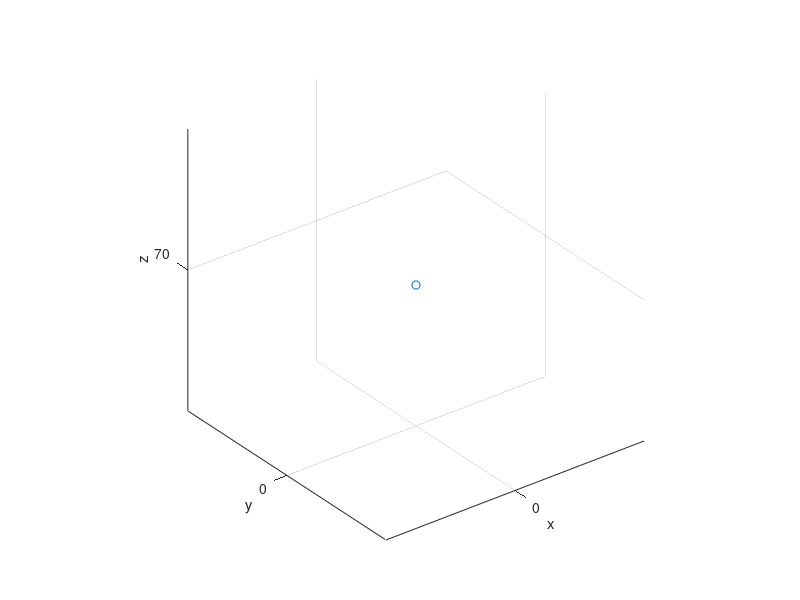

Recreate this plot in MATLAB. (Note: this script raises an error after producing the figure.)
%2023/03/27
%多光束
%规定：光线方向向量与光线传播方向一致
%长度单位均为mm
clc;format compact;clear;close all
%仪器布置
%1.光源
PVs=[0,0,70];
figure;
set(gcf,'position',[140 80 800 500]); %后两个是分辨率，再大好像没用
set(gca,'position',[0.07,0.1,0.9,0.85]); %后两个是图片占figure的比例
plot3(PVs(1),PVs(2),PVs(3),'o');
hold on;grid on;axis equal
xlabel('x');ylabel('y');zlabel('z');
%2.球面镜1(准直)
PVb1=[20,-152.4,70];R1=304.8;%球心与半径
aperture1=25.4;theta_b1M=asind(aperture1./(2.*R1));%口径与张角
%先画一个球心在原点的顶朝上球面镜
phi_b1=linspace(0,360,31);
theta_b1=linspace(0,theta_b1M,31);
zphi_b1=90;ytheta_b1=90; %姿态参数
%旋转+平移
[bx1,by1,bz1]=ball_transform(PVb1,R1,phi_b1,theta_b1,zphi_b1,ytheta_b1);
surf(bx1,by1,bz1, ...
    'FaceColor','interp','EdgeColor','none');
%3.光栅
PVg1=[40,0,70];%中心位置
lx_g1=25;ly_g1=25;%平铺时的长宽尺寸
zphi_g1=97;ytheta_g1=90; %姿态参数
d=1/600;%光栅常数,300条/mm
theta_blazed=36+52/60;%闪耀角
%旋转+平移
[px1,py1,pz1,DVg1]=plane_transform(PVg1,lx_g1,ly_g1,zphi_g1,ytheta_g1);
surf(px1,py1,pz1, ...
    'FaceColor',0.7647+zeros(1,3),'EdgeColor','none');
%4.球面镜2(会聚)
PVb2=[150,-152.4,70];R2=304.8;%球心与半径
aperture2=25.4;theta_b2M=asind(aperture2./(2.*R2));%口径与张角
%先画一个球心在原点的顶朝上球面镜
phi_b2=linspace(0,360,31);
theta_b2=linspace(0,theta_b2M,31);
zphi_b2=90;ytheta_b2=90; %姿态参数
%旋转+平移
[bx2,by2,bz2]=ball_transform(PVb2,R2,phi_b2,theta_b2,zphi_b2,ytheta_b2);
surf(bx2,by2,bz2, ...
    'FaceColor','interp','EdgeColor','none');
%5.ccd或狭缝或观察屏detector
PVd1=[110,0,70];%中心位置
lx_d1=25;ly_d1=25;%平铺时的长宽尺寸
zphi_d1=90;ytheta_d1=90; %姿态参数
%旋转+平移
[px2,py2,pz2,DVd1]=plane_transform(PVd1,lx_d1,ly_d1,zphi_d1,ytheta_d1);
surf(px2,py2,pz2, ...
    'FaceColor','interp','EdgeColor','none');
%----------------------------------------------
%光线追迹
%1.入射光线1
theta_i=1.5;%发散角
phi_i=linspace(0,360,7);%一圈上等角度间隔取点
[PHI_i,THETA_i]=meshgrid(phi_i,theta_i);
sx_i=sind(THETA_i).*cosd(PHI_i);
sy_i=sind(THETA_i).*sind(PHI_i);
sz_i=cosd(THETA_i);
DVi_set=(rotationmat(83,90)*[sx_i;sy_i;sz_i])';%旋转
%复色光颜色参数
% lambda=[400e-6 500e-6 600e-6 700e-6]';%列向量
lambda=[1250e-6]';%列向量
lambda_blazed_set=zeros(size(lambda));
for jj=1:size(DVi_set,1)
    DVi1=DVi_set(jj,:);
    %2.入射光线1与球1交点
    PVn1=lbcross(DVi1,PVs,PVb1,R1);%交点
    %判断是否在球面镜上
    flag_n1=onBallMirror(PVn1,PVb1,R1,theta_b1M,zphi_b1,ytheta_b1);
    plot3([PVs(1),PVn1(1)],[PVs(2),PVn1(2)],[PVs(3),PVn1(3)], ...
        'Color','k','LineWidth',1,'Marker','.');%入射光线1
    DVn1=balln(PVn1,PVb1);%法向量
    %3.反射光线1到入射光线2, DVr1-->DVi2,PVn1-->PVi2
    PVr1=reflect(PVs,DVn1,PVn1);%反射光线上一点
    DVi2=PVr1-PVn1;% DVr1(略)-->DVi2
    PVi2=PVn1;
    %4.入射光线2与光栅的交点
    PVn2=lmcross(DVi2,PVi2,DVg1,PVg1);
    flag_n2=onPlaneMirror(PVn2,PVg1,lx_g1,ly_g1,zphi_g1,ytheta_g1);
    plot3([PVi2(1),PVn2(1)],[PVi2(2),PVn2(2)],[PVi2(3),PVn2(3)], ...
        'Color','k','LineWidth',1,'Marker','.');%入射光线2
    %5.反射光线2到入射光线3,DVr2-->DVi3,PVn2-->PVi3
    m=-1;%干涉级次
    [PVr2,theta_i2]=grating_reflect(m,d,lambda,PVi2,DVg1,PVn2);%矩阵每行是不同波长对应的反射光线上一点坐标
    for ii=1:length(lambda)
    plot3([PVn2(1),PVr2(ii,1)],[PVn2(2),PVr2(ii,2)],[PVn2(3),PVr2(ii,3)], ...
        'Color','k','LineWidth',1,'Marker','.');%入射光线3
    end %debug
    lambda_blazed_set(jj,1)=grating_blaze(m,d,theta_blazed,theta_i2);%计算闪耀波长
    DVi3=PVr2-PVn2;% DVr2(略)-->DVi3
    PVi3=PVn2;
    %6.入射光线3与球3交点
    PVn3=zeros(size(DVi3));DVn3=PVn3;PVr3=PVn3;
    DVi4=PVn3;PVn4=PVn3;
%     for ii=1:length(lambda)
%         PVn3(ii,:)=lbcross(DVi3(ii,:),PVi3,PVb2,R2);%暂时没考虑没有交点的情况
%         flag_n3=onBallMirror(PVn3(ii,:),PVb2,R2,theta_b2M,zphi_b2,ytheta_b2);
% %         if flag_n3==0
% %             continue
% %         end
%         lightcolor=getRGB(lambda(ii)*1e6);
%         plot3([PVi3(1),PVn3(ii,1)],[PVi3(2),PVn3(ii,2)],[PVi3(3),PVn3(ii,3)], ...
%             'Color',lightcolor,'LineWidth',1,'Marker','.');%入射光线3
%         DVn3(ii,:)=balln(PVn3(ii,:),PVb2);
%         %7.反射光线3到入射光线4,DVr3-->DVi4,PVn3-->PVi4
%         PVr3(ii,:)=reflect(PVi3,DVn3(ii,:),PVn3(ii,:));
%         DVi4(ii,:)=PVr3(ii,:)-PVn3(ii,:); %DVr3(略)-->DVi4
%         PVi4=PVn3;
%         %8.入射光线4与探测器的交点
%         PVn4(ii,:)=lmcross(DVi4(ii,:),PVi4(ii,:),DVd1,PVd1);
%         flag_n4=onPlaneMirror(PVn4(ii,:),PVd1,lx_d1,ly_d1,zphi_d1,ytheta_d1);
%         if flag_n4==1
%             plot3([PVi4(ii,1),PVn4(ii,1)],[PVi4(ii,2),PVn4(ii,2)],[PVi4(ii,3),PVn4(ii,3)], ...
%                 'Color',lightcolor,'LineWidth',1,'Marker','.');%入射光线4
%         end
%     end
end
%----------------------------------------------
%函数
%1.旋转矩阵函数
function Rmat=rotationmat(zphi,ytheta)
    ythetamat=[
        cosd(ytheta),0,sind(ytheta);
        0,1,0;
        -sind(ytheta),0,cosd(ytheta);];%旋转矩阵Ry,先绕y轴转θ
    zphimat=[
        cosd(zphi),-sind(zphi),0;
        sind(zphi),cosd(zphi),0;
        0,0,1;];%旋转矩阵Rz,再绕z轴转φ
    Rmat=zphimat*ythetamat;%先把两个旋转变换乘起来
end
%2画任意位置任意朝向的平面plane_transform
%input:平面中心坐标PVm,x方向长度lx,y方向长度ly,旋转角度zph,ytheta
%返回计算出来的坐标px,py,pz,和法向量用于计算直线与此平面的交点
function [px,py,pz,DVm]=plane_transform(PVm,lx,ly,zphi,ytheta)
    %思路是先画个躺在xoy平面的矩形,然后旋转再平移,与画球面镜做法相似
    [px,py]=meshgrid(linspace(-lx./2,lx./2,5),linspace(-ly./2,ly./2,5));
    pz=zeros(size(px));%纵坐标为0
    Rmat=rotationmat(zphi,ytheta);
    object=[px(1:end);py(1:end);pz(1:end)];
    temp=Rmat*object;
    px(1:end)=temp(1,:)+PVm(1);
    py(1:end)=temp(2,:)+PVm(2);
    pz(1:end)=temp(3,:)+PVm(3);
    DVm=(Rmat*[0;0;1])';%对z轴单位向量作变换
end
%3判断交点PVn在不在平面镜上
function flag=onPlaneMirror(PVn,PVm,lx,ly,zphi,ytheta)
    %旋转矩阵是正交矩阵，它的逆就等于转置，我们把给交点平移，再左乘转置
    Rmat=rotationmat(zphi,ytheta);%旋转矩阵
    PVn_ori=(Rmat')*(PVn-PVm)';
    if abs(PVn_ori(1))<=lx/2 && abs(PVn_ori(2))<=ly/2
        flag=1;
    else
        flag=0;
    end
end
%4.任意直线line与任意平面mirror的交点PVc(cross)
%input: 直线方向DVl和其上一点PVl，平面方向DVm,上面一点的位矢PVm
function PVc=lmcross(DVl,PVl,DVm,PVm)
    %几何意义:PVl到面的垂直分量是DVl方向向量的t倍
    t=dot(DVm,PVm-PVl)./dot(DVm,DVl);
    PVc=t.*DVl+PVl; %直线参数方程
end
%平面镜反射的函数
%5.某点关于线的对称点PVr(reflect)
%input: 点坐标PVi(i表示入射光线上一点)，直线方向DVl和其上一点PVl
function PVr=reflect(PVi,DVl,PVl)
    %法线与辅助平面垂直(线方向和面方向相同),PVi是辅助平面上一点
    PVc=lmcross(DVl,PVl,DVl,PVi);%线方向、位置，面方向、位置
    PVr=2.*PVc-PVi; %c是i与r的中点
%     plot3([PVc(1),PVl(1)],[PVc(2),PVl(2)],[PVc(3),PVl(3)],'--');%法线
end
%6.求直线与球的交点PVn
%input: 直线方向DVl,线上一点PVl,球心PVb,半径R
function [PVn,flag]=lbcross(DVl,PVl,PVb,R)
    DVd=PVl-PVb;
    a=dot(DVl,DVl);
    b=2.*dot(DVd,DVl);
    c=dot(DVd,DVd)-R.^2;
%     %数值求解at^2+bt+c=0
%     syms x
%     S=double(vpasolve(a.*x.^2+b.*x+c == 0, x));
    S=zeros(2,1);
    delta=b.^2-4.*a.*c;
    if delta<0
        disp('与球无交点');
        flag=0;
        return
    end
    S(1)=(-b+delta.^0.5)./(2.*a);
    S(2)=(-b-delta.^0.5)./(2.*a);
    %取大于0且绝对值最小的(前提是光线方向向量是其传播方向)
    t=min(S(S>0));
    PVn=t.*DVl+PVl;
end
%7.球上一点的法向量
%input: 球上一点,球心PVb
function DVn=balln(PVn,PVb)
    DVn=PVb-PVn;
end
%8.计算任意位置任意朝向的球面镜坐标
%input:PVb球心,R半径,取值范围phi,theta,R与theta共同决定口径
%球面镜朝向角度zphi,ytheta
function [sx,sy,sz]=ball_transform(PVb,R,phi,theta,zphi,ytheta)
    [PHI,THETA]=meshgrid(phi,theta);
    %旋转对象(一个球心在原点的顶朝上的球面镜)
    sx=R.*sind(THETA).*cosd(PHI);
    sy=R.*sind(THETA).*sind(PHI);
    sz=R.*cosd(THETA);
%     surf(sx,sy,sz, ...
%     'FaceColor','interp','EdgeColor','none');
    %旋转到想要的方向
    Rmat=rotationmat(zphi,ytheta);
    %将画图时用的三个矩阵合并,每一列的三行对应一个点的xyz坐标
    object=[sx(1:end);sy(1:end);sz(1:end)];
    %旋转变换
    temp=Rmat*object;
    %更新坐标,同时平移
    sx(1:end)=temp(1,:)+PVb(1);
    sy(1:end)=temp(2,:)+PVb(2);
    sz(1:end)=temp(3,:)+PVb(3);
end
%9.判断交点在不在球面镜上
function flag=onBallMirror(PVn,PVb,R,theta_max,zphi,ytheta)
    %旋转矩阵是正交矩阵，它的逆就等于转置，我们把给交点平移，再左乘转置
    %就得到其在初始顶朝上球面镜上的对应点
    Rmat=rotationmat(zphi,ytheta);%旋转矩阵
    PVn_ori=(Rmat')*(PVn-PVb)';
%     plot3(PVn_ori(1),PVn_ori(2),PVn_ori(3),'.');
    if PVn_ori(3)>=R*cosd(theta_max)
        flag=1;
    else
        flag=0;
    end
end
%10.光栅反射函数grating_reflect
%input:级数m,光栅常数d,波长λ(可以是一个列向量),入射光线上一点PVi,法线方向DVl,交界点PVl
function [PVgr,theta_i,theta_r]=grating_reflect(m,d,lambda,PVi,DVl,PVl)
    %法线与辅助平面垂直DVl就是mirror法向量,且PVi也是辅助平面上一点
    PVc=lmcross(DVl,PVl,DVl,PVi);%线方向、位置，面方向、位置
    %求
    theta_i=acosd(dot(PVi-PVl,PVc-PVl)./(dot(PVi-PVl,PVi-PVl).*dot(PVc-PVl,PVc-PVl)).^0.5)
    theta_r=asind(sind(theta_i)-m.*lambda./d)%列向量
    scalar=tand(theta_r)./tand(theta_i);%列向量
    PVgr=scalar.*(PVc-PVi)+PVc;% 列向量.*行向量 +行向量 
end
%11.闪耀光栅闪耀波长grating_blaze(公式跟用法很相关,但结果挺接近的)
function lambda_b=grating_blaze(m,d,theta_b,theta_i)
    lambda_b=-2.*d.*cosd(theta_i+theta_b).*sind(theta_b)./m;
end
%12.波长转RGB(网上抄的,有点问题,将就着用吧)
%可以研究章佳杰色度学科普文章，自己写一个，应用光学中也有相关知识
function RGB=getRGB(dWave)
    maxPix=1;gamma=1;
    waveArea = [380,440,490,510,580,645,780];
    minusWave = [0,440,440,510,510,645,780];
    deltWave = [1,60,50,20,70,65,35];
    for p=1:length(waveArea)
        if dWave<waveArea(p)
            break
        end
    end
    pVar=abs(minusWave(p)-dWave)/deltWave(p);
    rgbs=[[0,0,0];[pVar,0,1];[0,pVar,1];[0,1,pVar];[pVar,1,0];[1,pVar,0];[1,0,0];[0,0,0]];
    %在光谱边缘处颜色变暗
    if (dWave>=380) && (dWave<420)
        alpha = 0.3+0.7*(dWave-380)/(420-380);
    elseif (dWave>=420) && (dWave<701)
        alpha = 1.0;
    elseif (dWave>=701) && (dWave<780)
        alpha = 0.3+0.7*(780-dWave)/(780-700);
    else
        alpha = 0;       %非可见区
    end
    RGB=maxPix.*(rgbs(p,:).*alpha).^gamma;
end